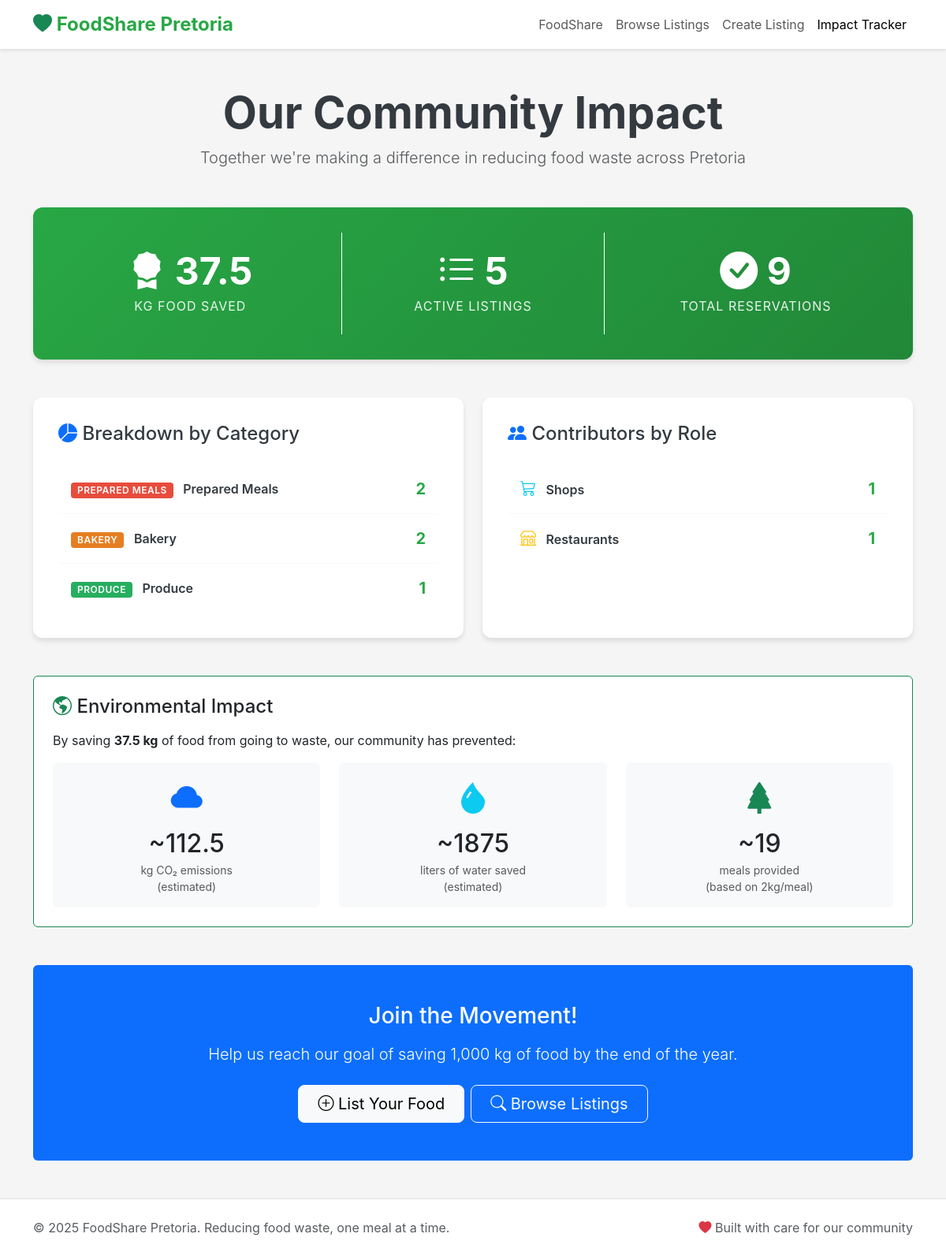
The app's page /impact with its own data.
### tables this page shows
CREATE TABLE impact_tracker (
    id INTEGER PRIMARY KEY AUTOINCREMENT,
    total_kg_saved REAL DEFAULT 0,
    total_listings INTEGER DEFAULT 0,
    total_reservations INTEGER DEFAULT 0
);

CREATE TABLE listings (
    id INTEGER PRIMARY KEY AUTOINCREMENT,
    title TEXT NOT NULL,
    description TEXT,
    quantity TEXT,
    price REAL DEFAULT 0.0,
    is_free INTEGER DEFAULT 0, -- 0 false, 1 true
    expiry_date TEXT, -- ISO date YYYY-MM-DD
    pickup_window TEXT, -- human readable e.g., "17:00 - 20:00"
    address TEXT,
    category TEXT,
    image_url TEXT,
    listed_by INTEGER,
    created_at TEXT DEFAULT CURRENT_TIMESTAMP,
    FOREIGN KEY (listed_by) REFERENCES users (id)
);

### app.py (the view)
@app.route('/impact')
def impact():
    conn = get_db_connection()
    impact_stats = conn.execute('SELECT * FROM impact_tracker WHERE id = 1').fetchone()
    category_breakdown = conn.execute('''
        SELECT category, COUNT(*) as count
        FROM listings
        GROUP BY category
        ORDER BY count DESC
    ''').fetchall()
    role_breakdown = conn.execute('''
        SELECT u.role, COUNT(DISTINCT u.id) as count
        FROM users u
        INNER JOIN listings l ON u.id = l.listed_by
        GROUP BY u.role
        ORDER BY count DESC
    ''').fetchall()
    conn.close()
    total_kg = impact_stats['total_kg_saved']
    environmental_impact = {
        'co2_saved': round(total_kg * 3, 1),
        'water_saved': round(total_kg * 50, 0),
        'meals_provided': round(total_kg / 2, 0)
    }
    return render_template(
        'impact.html',
        impact_stats=impact_stats,
        category_breakdown=category_breakdown,
        role_breakdown=role_breakdown,
        environmental_impact=environmental_impact
    )

### app.py (called while the page is built)
def get_db_connection():
    conn = sqlite3.connect(DATABASE)
    conn.row_factory = sqlite3.Row  # Access columns by name
    return conn

### templates/impact.html (shortened to what this page needs)
{% extends "base.html" %}
{% block content %}
    <main class="container my-5">
        <header class="text-center mb-5">
            <h1 class="display-4 fw-bold mb-2">Our Community Impact</h1>
            <p class="lead text-muted">Together we're making a difference in reducing food waste across Pretoria</p>
        </header>
        <section class="impact-card">
            <div class="row">
                <div class="col-md-4">
                    <div class="impact-stat">
                        <div class="impact-stat-value">
                            <i class="bi bi-award-fill"></i> {{ impact_stats.total_kg_saved }}
                        </div>
                        <div class="impact-stat-label">KG Food Saved</div>
                    </div>
                </div>
                <div class="col-md-4">
                    <div class="impact-stat border-start border-end border-white">
                        <div class="impact-stat-value">
                            <i class="bi bi-list-ul"></i> {{ impact_stats.total_listings }}
                        </div>
                        <div class="impact-stat-label">Active Listings</div>
                    </div>
                </div>
                <div class="col-md-4">
                    <div class="impact-stat">
                        <div class="impact-stat-value">
                            <i class="bi bi-check-circle-fill"></i> {{ impact_stats.total_reservations }}
                        </div>
                        <div class="impact-stat-label">Total Reservations</div>
                    </div>
                </div>
            </div>
        </section>
        <div class="row mt-5">
            <div class="col-lg-6 mb-4">
                <article class="breakdown-card h-100">
                    <h2 class="h4 mb-4">
                        <i class="bi bi-pie-chart-fill text-primary"></i> Breakdown by Category
                    </h2>
                    {% for item in category_breakdown %}
                    <div class="breakdown-item">
                        <div>
                            <span class="badge badge-category {{ item.category|lower|replace(' ', '-') }} me-2">{{ item.category }}</span>
                            <span class="breakdown-label">{{ item.category }}</span>
                        </div>
                        <span class="breakdown-value">{{ item.count }}</span>
                    </div>
                    {% endfor %}
                </article>
            </div>
            <div class="col-lg-6 mb-4">
                <article class="breakdown-card h-100">
                    <h2 class="h4 mb-4">
                        <i class="bi bi-people-fill text-primary"></i> Contributors by Role
                    </h2>
                    {% for item in role_breakdown %}
                    <div class="breakdown-item">
                        <div>
                            {% if item.role == 'restaurant' %}
                            <i class="bi bi-shop text-warning me-2 fs-5"></i>
                            <span class="breakdown-label">Restaurants</span>
                            {% elif item.role == 'shop' %}
                            <i class="bi bi-cart3 text-info me-2 fs-5"></i>
                            <span class="breakdown-label">Shops</span>
                            {% elif item.role == 'charity' %}
                            <i class="bi bi-heart text-danger me-2 fs-5"></i>
                            <span class="breakdown-label">Charities</span>
                            {% else %}
                            <i class="bi bi-person text-success me-2 fs-5"></i>
                            <span class="breakdown-label">Individuals</span>
                            {% endif %}
                        </div>
                        <span class="breakdown-value">{{ item.count }}</span>
                    </div>
                    {% endfor %}
                </article>
            </div>
        </div>
        <section class="row mt-4">
            <div class="col-12">
                <div class="card border-success">
                    <div class="card-body p-4">
                        <h2 class="h4 mb-3">
                            <i class="bi bi-globe-americas text-success"></i> Environmental Impact
                        </h2>
                        <p class="mb-3">By saving <strong>{{ impact_stats.total_kg_saved }} kg</strong> of food from going to waste, our community has prevented:</p>
                        <div class="row text-center">
                            <div class="col-md-4 mb-3 mb-md-0">
                                <div class="p-3 bg-light rounded">
                                    <i class="bi bi-cloud-fill fs-1 text-primary d-block mb-2"></i>
                                    <h3 class="h2 mb-1">~{{ environmental_impact.co2_saved }}</h3>
                                    <p class="small text-muted mb-0">kg CO₂ emissions<br><span class="text-muted">(estimated)</span></p>
                                </div>
                            </div>
                            <div class="col-md-4 mb-3 mb-md-0">
                                <div class="p-3 bg-light rounded">
                                    <i class="bi bi-droplet-fill fs-1 text-info d-block mb-2"></i>
                                    <h3 class="h2 mb-1">~{{ environmental_impact.water_saved|int }}</h3>
                                    <p class="small text-muted mb-0">liters of water saved<br><span class="text-muted">(estimated)</span></p>
                                </div>
                            </div>
                            <div class="col-md-4">
                                <div class="p-3 bg-light rounded">
                                    <i class="bi bi-tree-fill fs-1 text-success d-block mb-2"></i>
                                    <h3 class="h2 mb-1">~{{ environmental_impact.meals_provided|int }}</h3>
                                    <p class="small text-muted mb-0">meals provided<br><span class="text-muted">(based on 2kg/meal)</span></p>
                                </div>
                            </div>
                        </div>
                    </div>
                </div>
            </div>
        </section>
        <section class="text-center mt-5 mb-4">
            <div class="card bg-primary text-white border-0">
                <div class="card-body p-5">
                    <h2 class="h3 mb-3">Join the Movement!</h2>
                    <p class="lead mb-4">Help us reach our goal of saving 1,000 kg of food by the end of the year.</p>
                    <div class="d-grid gap-2 d-md-flex justify-content-md-center">
                        <a href="{{ url_for('create_listing_page') }}" class="btn btn-light btn-lg px-4">
                            <i class="bi bi-plus-circle"></i> List Your Food
                        </a>
                        <a href="{{ url_for('browse_listings') }}" class="btn btn-outline-light btn-lg px-4">
                            <i class="bi bi-search"></i> Browse Listings
                        </a>
                    </div>
                </div>
            </div>
        </section>
    </main>
{% endblock %}

### static/css/styles.css (style rules this page uses)
:root { --fs-primary: #28a745; --fs-primary-dark: #218838; --fs-secondary: #6c757d; --fs-danger: #dc3545; --fs-warning: #ffc107; --fs-info: #17a2b8; --fs-light: #f8f9fa; --fs-dark: #343a40; --fs-free-badge: #28a745; --fs-reserved-badge: #ffc107; --fs-card-shadow: 0 4px 6px rgba(0, 0, 0, 0.1); --fs-card-hover-shadow: 0 8px 16px rgba(0, 0, 0, 0.15); }
body { font-family: -apple-system, BlinkMacSystemFont, "Segoe UI", Roboto, "Helvetica Neue", Arial, sans-serif; color: var(--fs-dark); background-color: #f5f5f5; }
.badge-category { background-color: var(--fs-info); color: white; font-size: 0.75rem; font-weight: 600; padding: 0.25rem 0.5rem; border-radius: 0.25rem; text-transform: uppercase; letter-spacing: 0.5px; }
.badge-category.prepared-meals { background-color: #e74c3c; }
.badge-category.bakery { background-color: #e67e22; }
.badge-category.produce { background-color: #27ae60; }
.impact-card { background: linear-gradient(135deg, var(--fs-primary) 0%, var(--fs-primary-dark) 100%); color: white; border: none; border-radius: 0.75rem; box-shadow: var(--fs-card-shadow); padding: 2rem; margin-bottom: 1.5rem; }
.impact-stat { text-align: center; padding: 1.5rem; }
.impact-stat-value { font-size: 3rem; font-weight: 700; line-height: 1; margin-bottom: 0.5rem; }
.impact-stat-label { font-size: 1rem; opacity: 0.9; text-transform: uppercase; letter-spacing: 1px; }
.breakdown-card { background: white; border-radius: 0.75rem; box-shadow: var(--fs-card-shadow); padding: 2rem; }
.breakdown-item { display: flex; justify-content: space-between; align-items: center; padding: 1rem; border-bottom: 1px solid var(--fs-light); }
.breakdown-item:last-child { border-bottom: none; }
.breakdown-label { font-weight: 600; color: var(--fs-dark); }
.breakdown-value { font-size: 1.25rem; font-weight: 700; color: var(--fs-primary); }

### records on screen
impact_tracker: total_kg_saved "37.5", total_listings "5", total_reservations "9"
listings: category "PRODUCE", category "Produce", count "1"

### other values on screen
{{ item.category }} "PREPARED MEALS" "BAKERY"
{{ item.category }} "Prepared Meals" "Bakery"
{{ item.count }} "2" "2"
{{ item.count }} "1" "1"
{{ environmental_impact.co2_saved }} "112.5"
{{ environmental_impact.water_saved|int }} "1875"
{{ environmental_impact.meals_provided|int }} "19"
